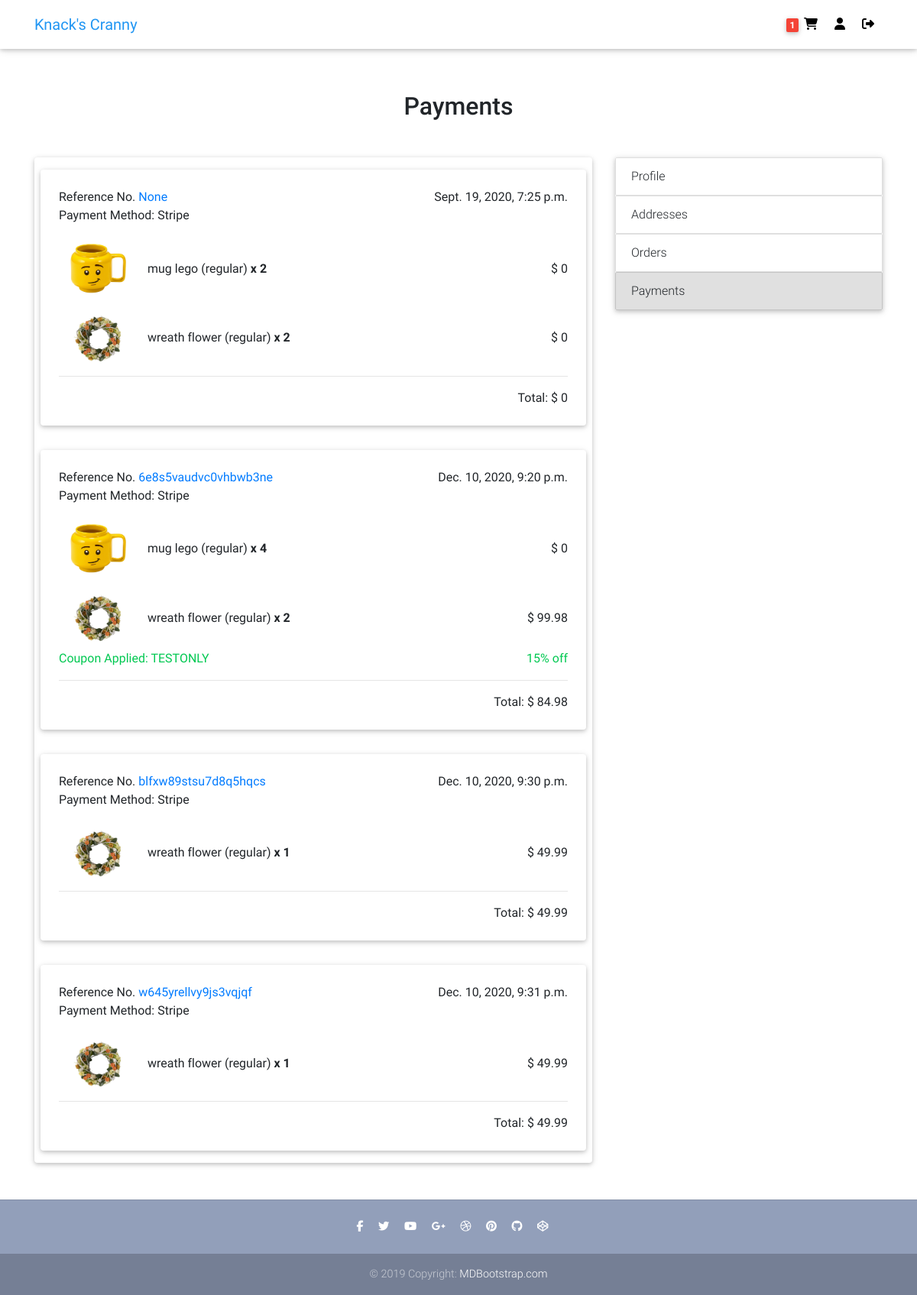
Page /payments/ (signed in) on the committed database.
### users/models.py (models this page shows, shortened)
class Customer(models.Model):
    user = models.OneToOneField(User, on_delete=models.SET_NULL, blank=True, null=True)
    session_id = models.CharField(max_length=32, blank=True, null=True)
    first_name = models.CharField(max_length=50, blank=True, null=True)
    last_name = models.CharField(max_length=50, blank=True, null=True)
    email = models.EmailField(max_length=100, blank=True, null=True)
    contact1 = models.CharField(max_length=30, blank=True, null=True)
    contact2 = models.CharField(max_length=30, blank=True, null=True)
    date_added = models.DateTimeField(default=timezone.now)
    date_updated = models.DateTimeField(default=timezone.now)
    image = models.ImageField(default=f'default_profile.png', upload_to='profile_pics')

### ecommerce/models.py (models this page shows, shortened)
class Order(models.Model):
    customer = models.ForeignKey(Customer, on_delete=models.SET_NULL, blank=True, null=True)
    reference_code = models.CharField(max_length=20, blank=True, null=True)
    shipping_address = models.ForeignKey(Address, related_name='shipping_address', on_delete=models.SET_NULL, blank=True, null=True)
    billing_address = models.ForeignKey(Address, related_name='billing_address', on_delete=models.SET_NULL, blank=True, null=True)
    payment = models.ForeignKey(Payment, on_delete=models.SET_NULL, blank=True, null=True)
    coupon = models.ForeignKey(Coupon, on_delete=models.SET_NULL, blank=True, null=True)
    date_added = models.DateTimeField(default=timezone.now)
    is_ordered = models.BooleanField(default=False)
    ordered_date = models.DateTimeField(blank=True, null=True)
    date_updated = models.DateTimeField(default=timezone.now)
    @property
    def get_ordered_cart_total(self):
        order_items = self.orderitem_set.all()
        total = sum([item.get_ordered_total for item in order_items])
        if self.coupon:
            if self.coupon.fixed_amount:
                total -= self.coupon.fixed_amount
            elif self.coupon.percent_value:
                total = round(total - (total * (self.coupon.percent_value / 100)),2)
        return total
    @property
    def get_cart_items(self):
        order_items = self.orderitem_set.all()
        total = sum([item.quantity for item in order_items])
        return total
    @property
    def get_discount(self):
        if self.coupon.fixed_amount:
            return '-$'+str(self.coupon.fixed_amount)
        elif self.coupon.percent_value:
            return str(round(self.coupon.percent_value,0))+'% off'

class OrderItem(models.Model):
    item = models.ForeignKey(Variation, on_delete=models.SET_NULL, blank=True, null=True)
    order = models.ForeignKey(Order, on_delete=models.SET_NULL, blank=True, null=True)
    ordered_item_price = models.DecimalField(max_digits=6, decimal_places=2, null=True, blank=True)
    quantity = models.IntegerField(default=0, blank=True, null=True)
    date_added = models.DateTimeField(default=timezone.now)
    @property
    def get_ordered_total(self):
        if self.ordered_item_price:
            total = self.ordered_item_price * self.quantity # 4.TODO remove the conditional if db is reloaded
        else:
            total = 0
        return total

### payment/models.py (models this page shows, shortened)
class Payment(models.Model):
    customer = models.ForeignKey(Customer, on_delete=models.SET_NULL, blank=True, null=True)
    charge_id = models.CharField(max_length=50)
    amount = models.DecimalField(max_digits=6, decimal_places=2)
    payment_method = models.CharField(max_length=1, choices=PAYMENT_METHOD)
    date_added = models.DateTimeField(default=timezone.now)

class Coupon(models.Model):
    code = models.CharField(max_length=20)
    fixed_amount = models.DecimalField(max_digits=4, decimal_places=2, blank=True, null=True)
    percent_value = models.DecimalField(max_digits=4, decimal_places=2, blank=True, null=True)
    date_added = models.DateTimeField(default=timezone.now)
    date_updated = models.DateTimeField(default=timezone.now)
    date_expiration = models.DateTimeField(blank=True, null=True)
    def __str__(self):
        return self.code[:10]

### items/models.py (models this page shows, shortened)
class Variation(models.Model):
    item = models.ForeignKey(Item, on_delete=models.CASCADE)
    name = models.CharField(max_length=100, default='regular')
    alias = models.CharField(max_length=150, blank=True, unique=True)
    price = models.DecimalField(max_digits=6, decimal_places=2, null=True, blank=True)
    price_discount = models.DecimalField(max_digits=6, decimal_places=2, null=True, blank=True)
    description = models.TextField(null=True, blank=True)
    inventory = models.PositiveIntegerField(default=0, blank=True)
    item_label = models.CharField(max_length=2, choices=ITEM_LABELS)
    active = models.BooleanField(default=True)
    date_added = models.DateTimeField(default=timezone.now)
    date_updated = models.DateTimeField(default=timezone.now)

class VariationImage(models.Model):
    variation = models.ForeignKey(Variation, on_delete=models.CASCADE)
    name = models.CharField(max_length=100, default='default')
    alias = models.CharField(max_length=150, blank=True, unique=True)
    image = image = models.ImageField(default=f'default_variation.png', upload_to='item_variation_pics')

class Item(models.Model):
    category = models.ForeignKey(Category, on_delete=models.SET_NULL, null=True, blank=True)
    name = models.CharField(max_length=100, unique=True)
    description = models.TextField()
    price = models.DecimalField(max_digits=6, decimal_places=2)
    price_discount = models.DecimalField(max_digits=6, decimal_places=2, null=True, blank=True)
    item_label = models.CharField(max_length=2, choices=ITEM_LABELS, default='NA')
    date_added = models.DateTimeField(default=timezone.now)
    date_updated = models.DateTimeField(default=timezone.now)
    image = models.ImageField(default=f'default.png', upload_to='item_pics')

### users/views.py (the view)
# urls.py: path('payments/', views.payments, name='payments'),
@login_required
def payments(request):
    customer = Customer.objects.filter(user=request.user).first()
    orders = Order.objects.filter(customer=customer, is_ordered=True)
    if request.method == 'GET':
        context = {
            'orders': orders,
        }
        return render(request, 'users/payments.html', context)

### ecommerce/templatetags/cart_items_count.py (called while the page is built)
@register.filter
def cart_items_count(request):
    customer = query_customer(request)
    order = Order.objects.filter(customer=customer, is_ordered=False)
    if order.exists():
        return order.first().get_cart_items
    return None

### ecommerce/views.py (called while the page is built)
def query_customer(request):
    if request.user.is_authenticated:
        return Customer.objects.filter(user=request.user).first()
    else:
        return get_session(request)

### users/templates/users/payments.html
{% extends "ecommerce/base.html" %}
{% load crispy_forms_tags %}
{% block content %}
<main class="mt-5 pt-4">
  <div class="container fadeIn">
    <h2 class="my-5 h2 text-center">Payments</h2>
    <div class="row">
      <div class="col-md-8 mb-4">
        <div class="card">
          {% for order in orders %}
          <div class="card mx-2 my-3">
            <div class="px-4 py-4">
              <div class="row">
                <div class="col-md-6">
                  Reference No. <a id="{{ order.reference_code}}" class="anchor" href="/orders/#{{ order.reference_code }}">{{ order.reference_code}}</a>
                </div>
                <div class="col-md-6 text-right">
                  <span>{{ order.ordered_date }}</span>
                </div>
              </div>
              <div class="row">
                <div class="col-md-12">
                  Payment Method: {{ order.payment.get_payment_method_display }}
                </div>
              </div>
              {% for item in order.orderitem_set.all %}
              <div class="row pt-4 align-items-center">
                <div class="col-md-2">
                  <a href="{% url 'ecommerce:item' item.item.item.id item.item.name %}" class="item-label">
                    <img style="width:100px" src="{{ item.item.variationimage_set.first.image.url }}">
                  </a>
                </div>
                <div class="col-md-5">
                  <a href="{% url 'ecommerce:item' item.item.item.id item.item.name %}" class="item-label">
                    {{ item.item.item.name }} ({{ item.item.name }}) <strong>x {{ item.quantity }}</strong>
                  </a>
                </div>
                <div class="col-md-3 offset-md-2 text-right">
                  $ {{ item.get_ordered_total }}
                </div>
              </div>
              {% endfor %}
              {% if order.coupon %}
              <div class="row mt-2 text-success">
                <div class="col-md-6">
                  Coupon Applied: {{ order.coupon }}
                </div>
                <div class="col-md-6 text-right">
                  {{ order.get_discount }}
                </div>
              </div>
              {% endif %}
              <hr>
              <div class="row">
                <div class="col-md-12 text-right">
                  Total: $ {{ order.get_ordered_cart_total }}
                </div>
              </div>
            </div>
          </div>
          {% endfor %}
        </div>
      </div>
      <div class="col-md-4 mb-4">
        <ul class="list-group mb-3 z-depth-1">
          <a href="{% url 'users:profile' %}">
            <li class="list-group-item d-flex justify-content-between">Profile</li>
          </a>
          <a href="{% url 'users:addresses' %}">
            <li class="list-group-item d-flex justify-content-between">Addresses</li>
          </a>
          <a href="{% url 'users:orders' %}">
            <li class="list-group-item d-flex justify-content-between">Orders</li>
          </a>
          <a href="{% url 'users:payments' %}">
            <li class="list-group-item d-flex justify-content-between bg-light">Payments</li>
          </a>
        </ul>
      </div>
    </div>
  </div>
</main>
{% endblock content %}

### ecommerce/templates/ecommerce/navbar.html (shortened to what this page needs)
{% load cart_items_count %}
<nav class="navbar fixed-top navbar-expand-lg navbar-light white scrolling-navbar">
    <div class="container">
      <a class="navbar-brand waves-effect" href="/">
        <strong class="blue-text">Knack's Cranny</strong>
      </a>
      <div class="collapse navbar-collapse" id="navbarSupportedContent">
        <ul class="navbar-nav nav-flex-icons">
          {% if request.user.is_authenticated %}
          <li class="nav-item">
            <a href="{% url 'ecommerce:cart' %}" class="nav-link waves-effect" title="Cart">
              {% if request|cart_items_count %}
              <span class="badge red z-depth-1"> {{ request|cart_items_count }} </span>
              {% endif %}
              <i class="fas fa-shopping-cart"></i>
            </a>
          </li>
          <li class="nav-item">
            <a href="{% url 'users:profile' %}" class="nav-link waves-effect" title="{{ user.username }}">
              <i class="fas fa-user"></i>
            </a>
          </li>
          <li class="nav-item">
            <a class="nav-link waves-effect" href="{% url 'logout' %}" title="Log Out">
              <i class="fas fa-sign-out-alt"></i>
            </a>
          </li>
          {% endif %}
        </ul>
      </div>
    </div>
  </nav>

### ecommerce/static/ecommerce/css/style.css (style rules this page uses)
.anchor { position: relative; padding-top: 100px; }
a .list-group-item, .item-label, .item-label:hover { color: #212529; text-decoration: inherit; }

### rows in the picture
Order: reference_code "None", ordered_date "Sept. 19, 2020, 7:25 p.m.", payment.payment_method "Stripe", get_ordered_cart_total "0"
OrderItem: item.variationimage_set.first.image (picture), item.item.name "mug lego", item.name "regular", quantity "2", get_ordered_total "0"
OrderItem: item.variationimage_set.first.image (picture), item.item.name "wreath flower", item.name "regular", quantity "2", get_ordered_total "0"
Order: reference_code "6e8s5vaudvc0vhbwb3ne", ordered_date "Dec. 10, 2020, 9:20 p.m.", payment.payment_method "Stripe", coupon "TESTONLY", get_discount "15% off", get_ordered_cart_total "84.98"
OrderItem: item.variationimage_set.first.image (picture), item.item.name "mug lego", item.name "regular", quantity "4", get_ordered_total "0"
OrderItem: item.variationimage_set.first.image (picture), item.item.name "wreath flower", item.name "regular", quantity "2", get_ordered_total "99.98"
Order: reference_code "blfxw89stsu7d8q5hqcs", ordered_date "Dec. 10, 2020, 9:30 p.m.", payment.payment_method "Stripe", get_ordered_cart_total "49.99"
OrderItem: item.variationimage_set.first.image (picture), item.item.name "wreath flower", item.name "regular", quantity "1", get_ordered_total "49.99"
Order: reference_code "w645yrellvy9js3vqjqf", ordered_date "Dec. 10, 2020, 9:31 p.m.", payment.payment_method "Stripe", get_ordered_cart_total "49.99"
OrderItem: item.variationimage_set.first.image (picture), item.item.name "wreath flower", item.name "regular", quantity "1", get_ordered_total "49.99"

### other values in the picture
{{ request|cart_items_count }} "1"
